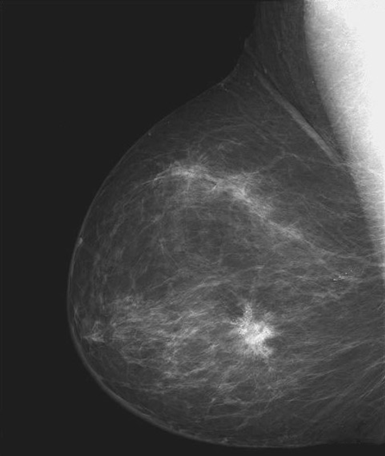
%> input picture images/mamografia.png, 385 x 456 px
$ octave --eval "gerar_resultados;"   (GNU Octave 9; MATLAB toolbox functions it lacks are replaced by stand-ins)
%> lines starting %> are read from the running program, lines starting %| are printed output that depends on the picture; in (x1, y1, x2, y2) boxes, pixels count from 0 and x2, y2 are one past the last pixel; in counts of white or black regions, pixels touching at a corner belong together; the program's own positions count from 1
### src/negativo.m
function g = negativo(imagem)
    g = 255 - imagem;
end

### src/limiarizacao.m
function g = limiarizacao(imagem, limiar)

    imagem(imagem < limiar) = 0;
    imagem(imagem >= limiar) = 255;
    g = imagem;
end

### src/potencia_gamma.m
function g = potencia_gamma(imagem, c, y)
    r = double(imagem) / 255;

    s = 255 * c * r.^y;

    g = ajustar_intervalo(s);
end

### src/ajustar_intervalo.m
function g = ajustar_intervalo(r, modo)
    if nargin < 2
        modo = 'saturar';
    end

    r = double(r);

    switch modo
        case 'saturar'
            r(r < 0) = 0;
            r(r > 255) = 255;

        case 'normalizar'
            minimo = min(r(:));
            maximo = max(r(:));

            if maximo == minimo
                r(r < 0) = 0;
                r(r > 255) = 255;
            else
                r = (r - minimo) / (maximo - minimo) * 255;
            end

        case 'modulo'
            r = abs(r);
            r(r > 255) = 255;
    end

    g = uint8(round(r));
end

### src/logaritimo.m
function g = logaritimo(imagem, c)
    r = imagem;

    s = c * log(1 + r);
    g = ajustar_intervalo(s);
end

### src/alargamento_contraste.m
function g = alargamento_contraste(imagem, r1, s1, r2, s2)
    r = double(imagem);
    s = zeros(size(r));

    trecho1 = r < r1;
    s(trecho1) = s1 / r1 * r(trecho1);

    trecho2 = r >= r1 & r < r2;
    s(trecho2) = s1 + (s2 - s1) / (r2 - r1) * (r(trecho2) - r1);

    trecho3 = r >= r2;
    if r2 == 255
        s(trecho3) = s2;
    else
        s(trecho3) = s2 + (255 - s2) / (255 - r2) * (r(trecho3) - r2);
    end

    g = ajustar_intervalo(s);
end

### gerar_resultados.m
function gerar_resultados()
    addpath('src');
    rand('seed', 42);
    randn('seed', 42);

    intensidade();
    algebrica();
% [8 lines not run here, left out]
function intensidade()
    pasta = criar_pasta('intensidade');

    f = ler('mamografia.png');
%> in ler, f is the input picture: size 456x385x3 uint8; min 27, max 246, mean 66.5
    salvar(f, pasta, 'mamografia');
    salvar(negativo(f), pasta, 'mamografia_negativo');

    f = ler('fingerprint.tif');
%> call 2 of ler, with nome = 'fingerprint.tif'
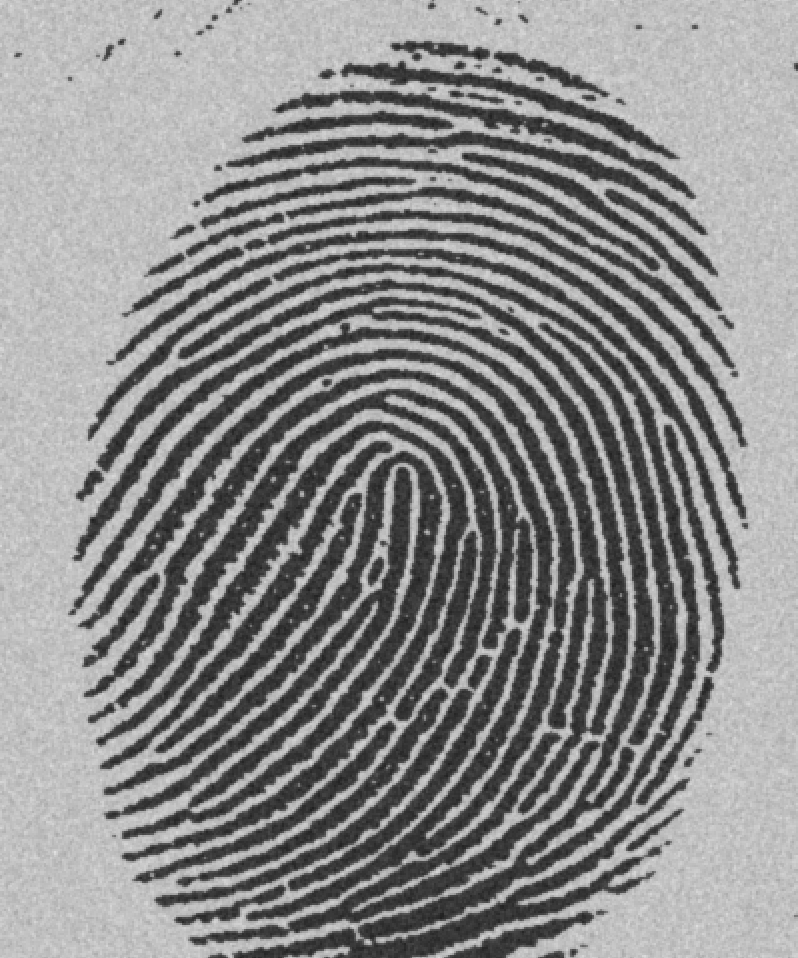
%> input picture images/fingerprint.tif, 798 x 958 px
%> in ler, f is the input picture: size 958x798 uint8; min 29, max 224, mean 140
    salvar(f, pasta, 'digital');
    salvar(limiarizacao(f, 128), pasta, 'digital_limiar_128');
%> in limiarizacao, `imagem(imagem >= limiar) = 255;`:
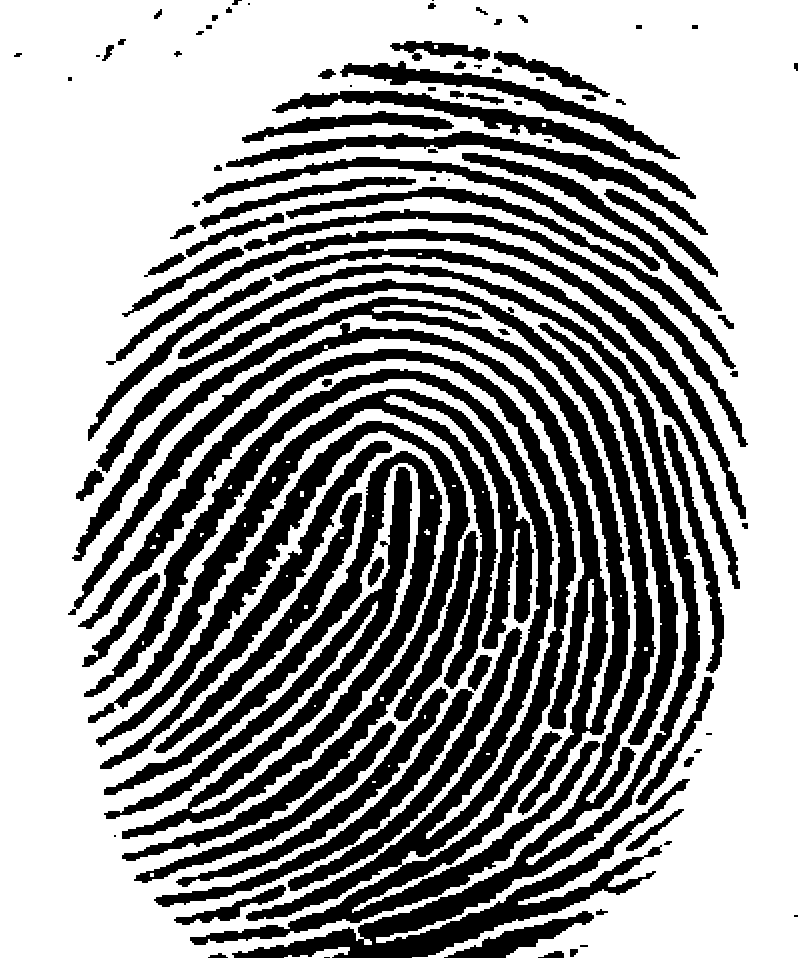
%> imagem: size 958x798 uint8; 61.9% white; 98 black regions (11 under 20 px), largest, box (x1, y1, x2, y2) and area: (78, 349, 600, 945) 43752, (96, 263, 700, 958) 40234, (68, 297, 630, 815) 29704

    f = ler('fratura.png');
%> call 3 of ler, with nome = 'fratura.png'
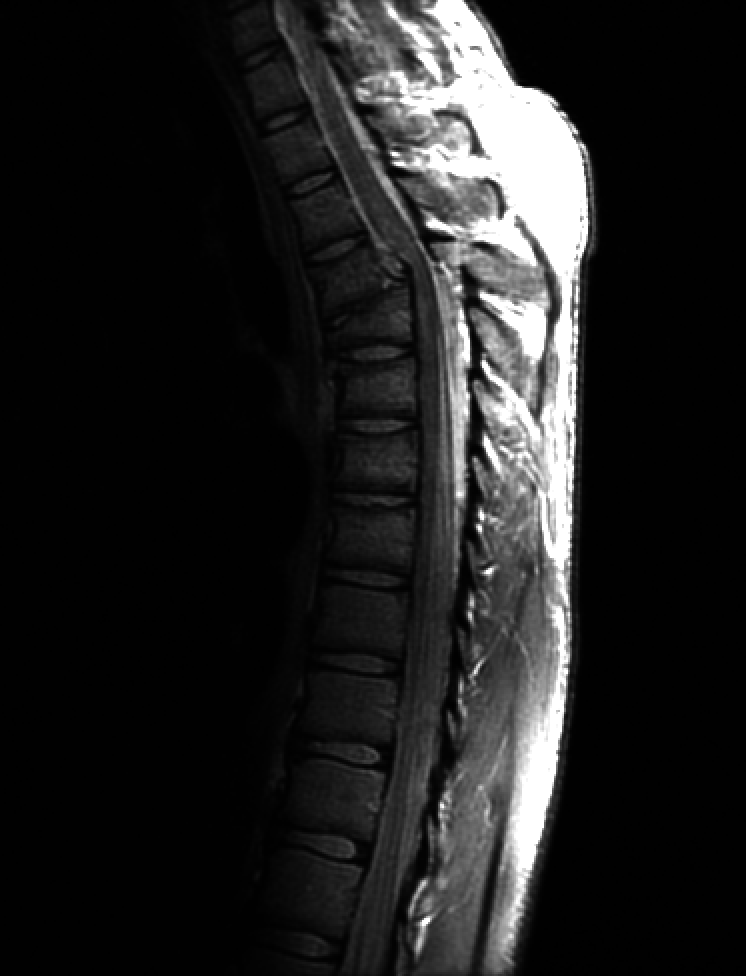
%> input picture images/fratura.png, 746 x 976 px
%> in ler, f is the input picture: size 976x746x3 uint8; min 0, max 255, mean 32.6
    salvar(f, pasta, 'fratura');
    for y = [0.3 0.5 2]
        salvar(potencia_gamma(f, 1, y), pasta, sprintf('fratura_gamma_%s', rotulo(y)));
    end

    f = ler('hubble-original.tif');
    salvar(f, pasta, 'hubble');
    salvar(logaritimo(f, 255 / log(256)), pasta, 'hubble_log');

    f = ler('polymersomes.tif');
    salvar(f, pasta, 'polimeros');
    salvar(alargamento_contraste(f, 140, 30, 200, 225), pasta, 'polimeros_alargamento');
    salvar(desenhar_curva_alargamento(140, 30, 200, 225), pasta, 'curva_alargamento');
end

function algebrica()
    pasta = criar_pasta('algebrica');

    f1 = ler('cameraman.tif');
    f2 = ler('lena_gray_256.tif');
    salvar(f1, pasta, 'f1');
    salvar(f2, pasta, 'f2');

    for t = [0.25 0.5 0.75]
        salvar(dissolve_uniforme(f1, f2, t), pasta, sprintf('uniforme_t_%s', rotulo(t)));
    end

    [m, n] = size(f1);
    rampa = repmat(linspace(0, 1, n), m, 1);
    [x, y] = meshgrid(1:n, 1:m);
    circulo = double((x - n / 2).^2 + (y - m / 2).^2 < (0.35 * n)^2);

    salvar(uint8(255 * rampa), pasta, 'pesos_rampa');
    salvar(uint8(255 * circulo), pasta, 'pesos_circulo');
    salvar(dissolve_nao_uniforme(f1, f2, rampa), pasta, 'nao_uniforme_rampa');
    salvar(dissolve_nao_uniforme(f1, f2, circulo), pasta, 'nao_uniforme_circulo');
end

% [160 lines left out: functions histogramas, filtragem, contraste, bordas, agucamento, convolucao_obrigatoria and 3 more, not called in this run]

function img = desenhar_curva_alargamento(r1, s1, r2, s2)
    s = double(alargamento_contraste(uint8(0:255), r1, s1, r2, s2));

    img = 255 * ones(256, 256, 'uint8');
    for r = 0:255
        linhas = max(1, 255 - s(r + 1)):min(256, 257 - s(r + 1));
        img(linhas, max(1, r):min(256, r + 2)) = 0;
    end
    img(256, :) = 128;
    img(:, 1) = 128;
end

function f = ler(nome)
    f = imread(fullfile('images', nome));
    if size(f, 3) == 3
        f = rgb2gray(f);
    end
end

function salvar(img, pasta, nome)
    imwrite(img, fullfile(pasta, [nome '.png']));
end

function pasta = criar_pasta(nome)
    pasta = fullfile('resultados', nome);
    if ~exist(pasta, 'dir')
        mkdir(pasta);
    end
end

function texto = rotulo(valor)
    texto = strrep(sprintf('%g', valor), '.', '_');
end
%> call 4 of ler, with nome = 'hubble-original.tif'
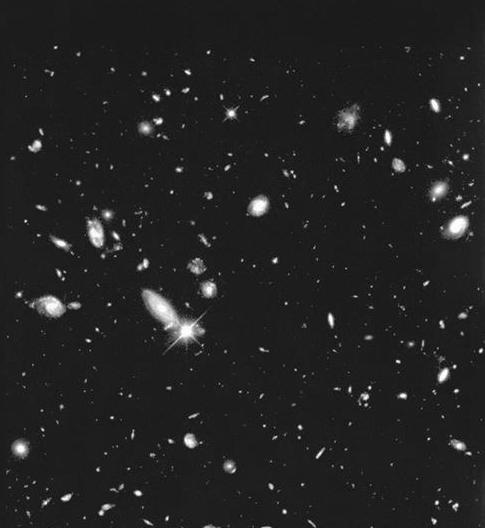
%> input picture images/hubble-original.tif, 485 x 528 px
%> in ler, f is the input picture: size 528x485 uint8; min 0, max 255, mean 34.5
%> call 5 of ler, with nome = 'polymersomes.tif'
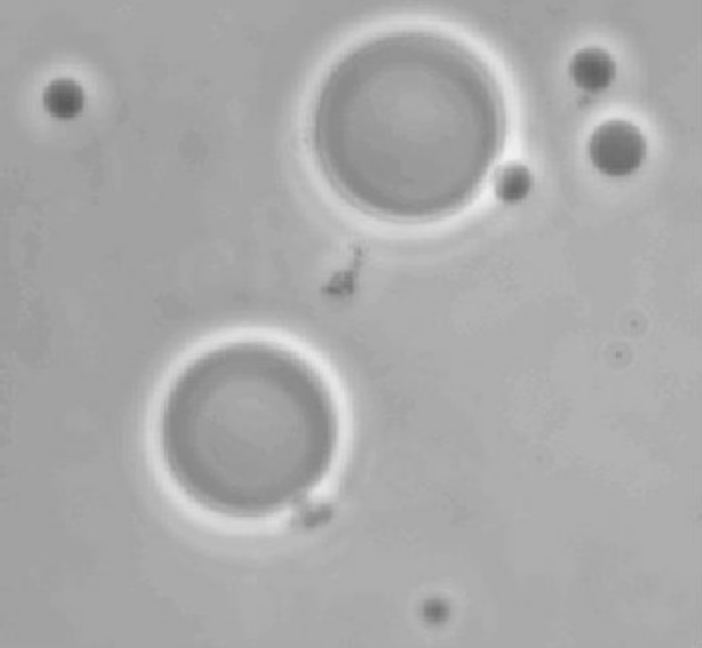
%> input picture images/polymersomes.tif, 702 x 648 px
%> in ler, f is the input picture: size 648x702x3 uint8; min 90, max 241, mean 169.6
%> in alargamento_contraste, `trecho1 = r < r1;`: trecho1: size 648x702 logical; 1.7% white; 32 white regions (20 under 20 px), largest, box (x1, y1, x2, y2) and area: (593, 127, 641, 175) 1744, (574, 54, 613, 92) 1115, (44, 81, 83, 119) 1087
%> in alargamento_contraste, `trecho2 = r >= r1 & r < r2;`: trecho2: size 648x702 logical; 94.2% white; 44 black regions (29 under 20 px), largest, box (x1, y1, x2, y2) and area: (146, 326, 354, 535) 8991, (303, 15, 539, 239) 8216, (593, 127, 641, 175) 1744
%> in alargamento_contraste, `trecho3 = r >= r2;`: trecho3: size 648x702 logical; 4% white; 12 white regions (9 under 20 px), largest, box (x1, y1, x2, y2) and area: (146, 326, 354, 535) 8991, (303, 15, 539, 239) 8216, (579, 103, 657, 147) 1153
%> in alargamento_contraste, `s(trecho3) = s2 + (255 - s2) / (255 - r2) * (r(trecho3) - r2);`:
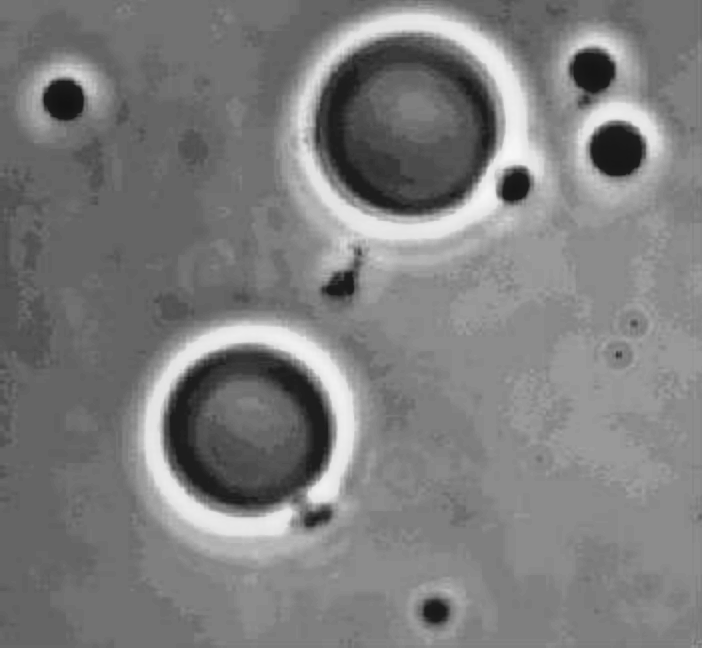
%> s: size 648x702 double; min 19.29, max 247.4, mean 125.7
%> call 6 of ler, with nome = 'cameraman.tif'
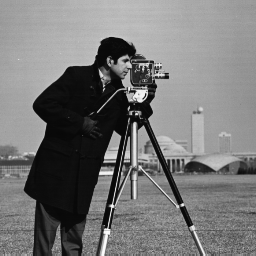
%> input picture images/cameraman.tif, 256 x 256 px
%> in ler, f is the input picture: size 256x256 uint8; min 7, max 253, mean 118.7
%> (the run ends here)
